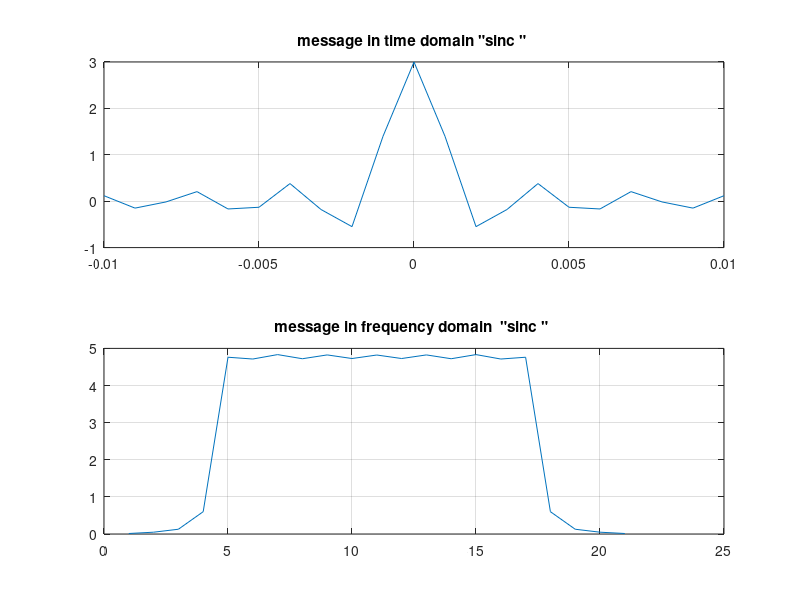
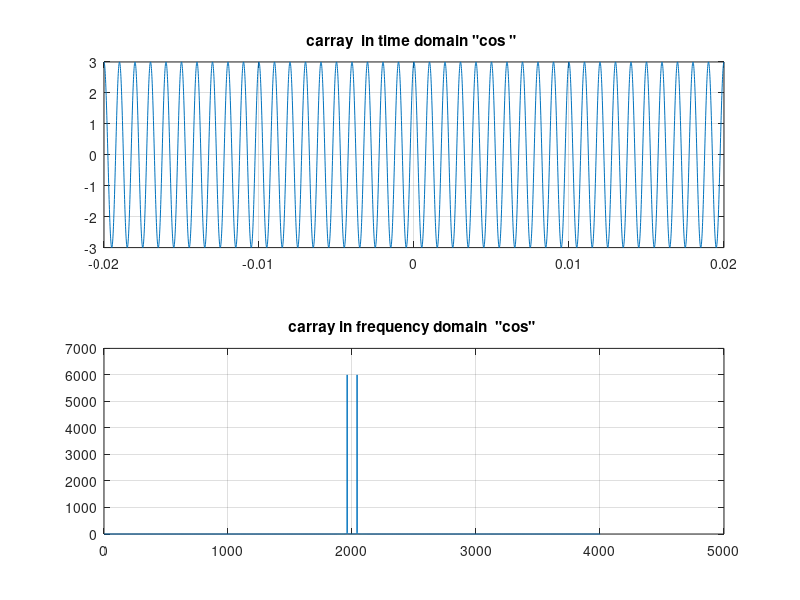

Write the MATLAB code that produced these figures, in order.

                 %%%%%%%%%%  message  amd carray  ploting    in differante domains
                        
                        
fm=100;                                                              %  message frequency 
fc=1000;                                                           %  carray frequency 


st_cos=1/(100*fc) ;                                                    %  sample rate  of cos 
t_cos=-20/fc:st_cos:20/fc;                                            %  time of cos 


st_sinc= 1/(10*fm) ;                                                    %  sample rate  of sinc
t_sinc=-1/fm:st_sinc:1/fm;                                              %  time of sinc



m=3*sinc(2*pi*t_sinc*fm);                                   %the message   signal  at time 
c=3*cos(2*pi*t_cos*fc);                                     %the carray   signal   at time

%f_sinc=linspace(-fm/2,fm/2,length(t_sinc))                   % frequency of sinc 
m_freq=fftshift(fft(m));                                      %  sinc in frequency domain

%f_cos=linspace(-fc/2,fc/2,length(t_cos));                      % frequency of cos
c_freq=fftshift(fft(c));                                        %  cos in frequency domain


% ploting  the message  signal    "sinc" 
figure
subplot(2,1,1);plot(t_sinc,m);title ("message in time domain \"sinc \" "); grid on ;   
subplot(2,1,2);plot(abs(m_freq));title ("message in frequency domain  \"sinc \" "); grid on ;

% ploting  the carray signal    "cos"
figure;;
subplot(2,1,1);plot(t_cos,c);title ("carray  in time domain \"cos \" "); grid on ;
subplot(2,1,2);plot(abs(c_freq));title ("carray in frequency domain  \"cos\" "); grid on ;




